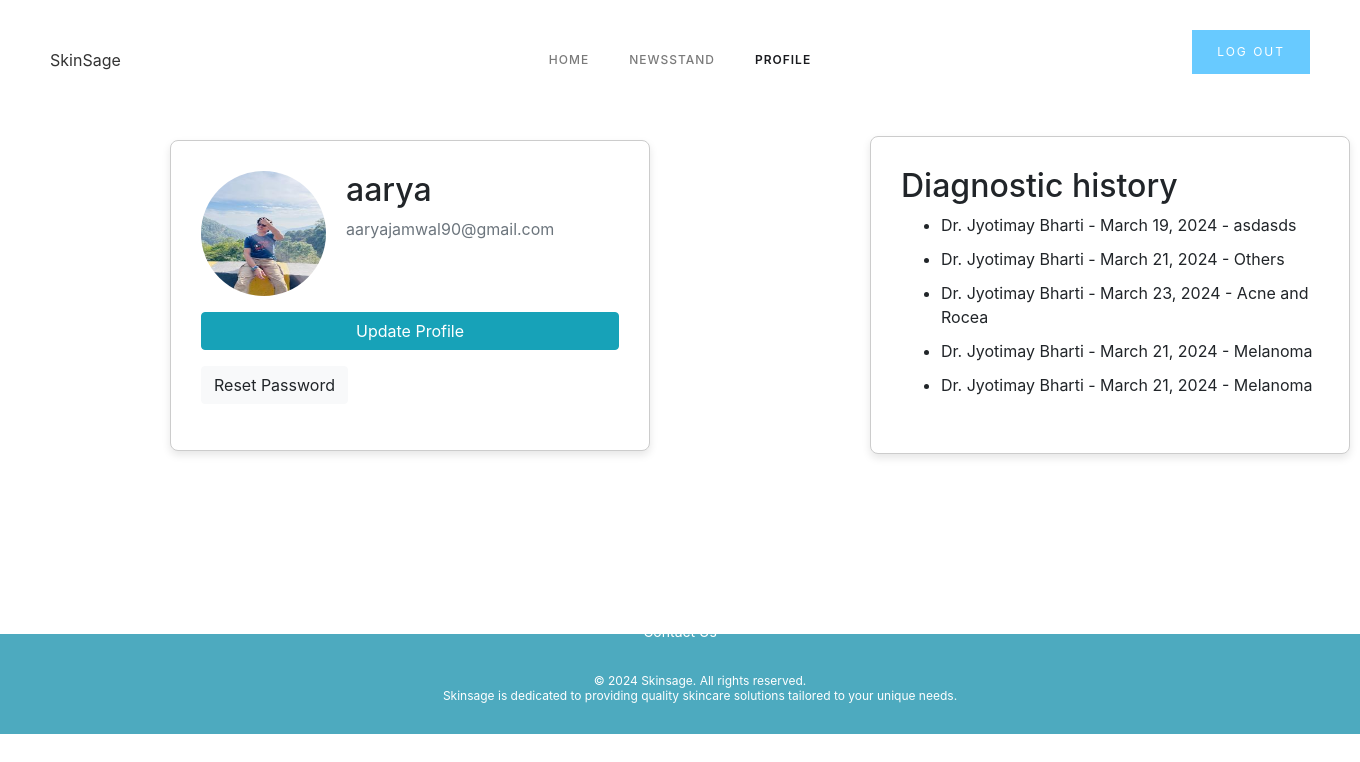
The app's page /profile/ (signed in), older data.
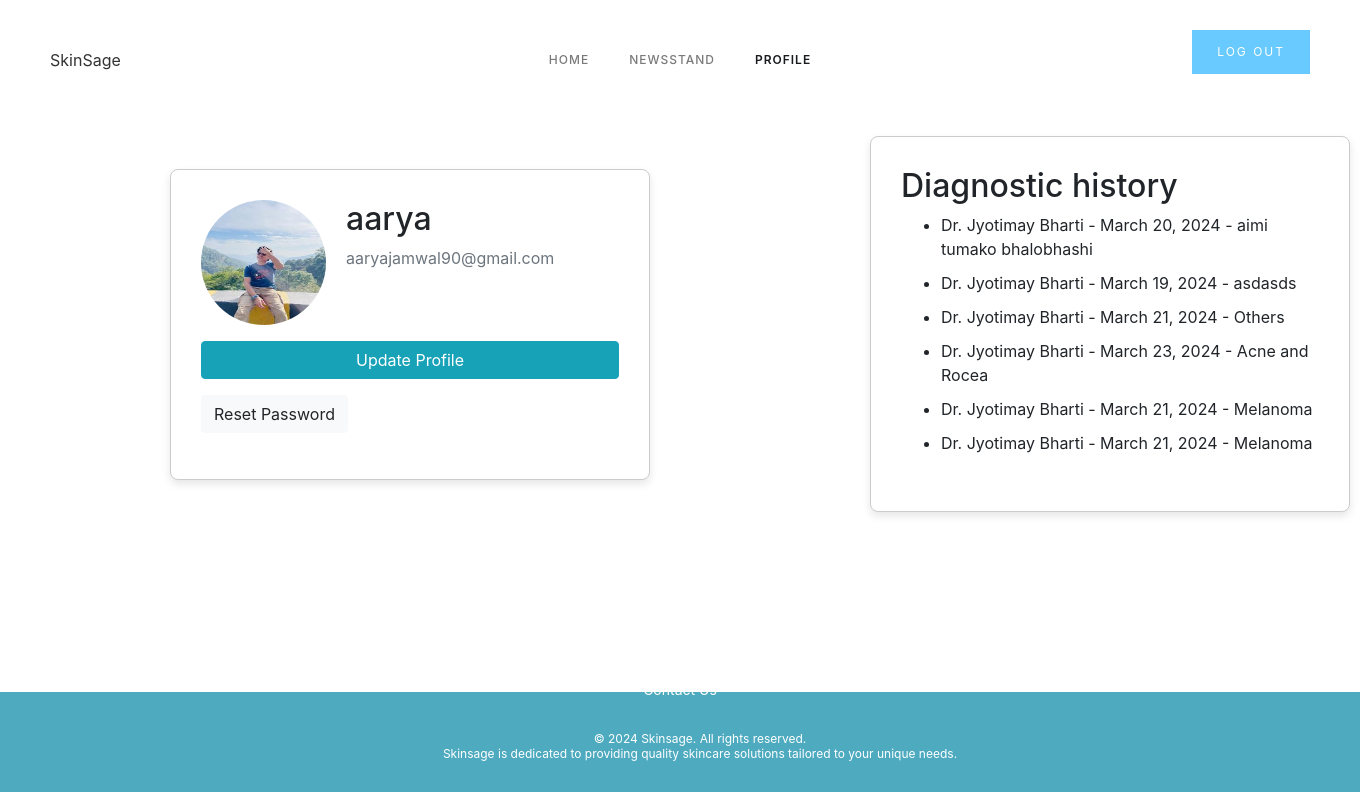
The same page, newer data.
### users/models.py (models this page shows, shortened)
class Appointment(models.Model):
    user = models.ForeignKey(User, on_delete=models.CASCADE)
    doctor = models.ForeignKey(Doctor, on_delete=models.CASCADE, default=1)
    date = models.DateField(null=True)
    additional_info = models.TextField(blank=True)
    disease = models.TextField(null=True)
    time = models.TimeField(null=True)

class Doctor(models.Model):
    name = models.CharField(max_length=255)
    location = models.ForeignKey(Location, on_delete=models.CASCADE)
    image = models.ImageField(default='default.jpg', upload_to='profile_pics')
    speciality = models.TextField(max_length=100, null=True)
    qualification = models.TextField(max_length=100, null=True)
    address = models.TextField(null=True, max_length=255)
    phone = models.IntegerField(null=True)
    def __str__(self):
        return self.name

### users/views.py (the view)
# urls.py: path('profile/', views.profile, name='profile'),
@login_required()
def profile(request):
    user_appointments = Appointment.objects.filter(user=request.user)
    return render(request,'users/profile.html', {'appointments': user_appointments})

### users/templates/users/profile.html (shortened to what this page needs)
{% extends 'skin_app/base.html' %}
{% load static %}
{% block content %}
<head>
    <link rel="stylesheet" href="https://cdn.jsdelivr.net/npm/bootstrap@4.3.1/dist/css/bootstrap.min.css"
>
</head>
<body>
<br><br><br><br>
        <div class="container-6 w-container">
    <div class="card-container w-layout-blockcontainer container-12 w-container">
        <div class="card">
            <h2>Diagnostic history</h2>
            {% if appointments %}
                    <ul>
                        {% for appointment in appointments reversed %}
                            <li>
                                {{ appointment.doctor }} - {{ appointment.date }} - {{ appointment.additional_info}}
                            </li>
                        {% endfor %}
                    </ul>
                {% else %}
                    <p>No appointments found.</p>
                {% endif %}
        </div>
    </div>
    <div class="card-container w-layout-blockcontainer container-13 w-container">
        <div class="card">
            <div class="media">
                <img class="rounded-circle account-img" src="{{ user.profile.image.url }}">
                <div class="media-body">
                    <h2 class="account-heading">{{ user.username }}</h2>
                    <p class="text-secondary">{{ user.email }}</p>
                </div>
            </div>
            <a class="btn btn-info mb-3" href="{% url 'update-profile' %}">Update Profile</a>
            <div>
                <a class="btn btn-light mb-3" href="{% url 'password_reset' %}">Reset Password</a>
            </div>
        </div>
    </div>
</div>
</body>
<br><br><br><br><br>
{% endblock content %}

Row changes from the older to the newer data that the page shows:
added Appointment: doctor "Dr. Jyotimay Bharti", date "March 20, 2024", additional_info "aimi tumako bhalobhashi"
